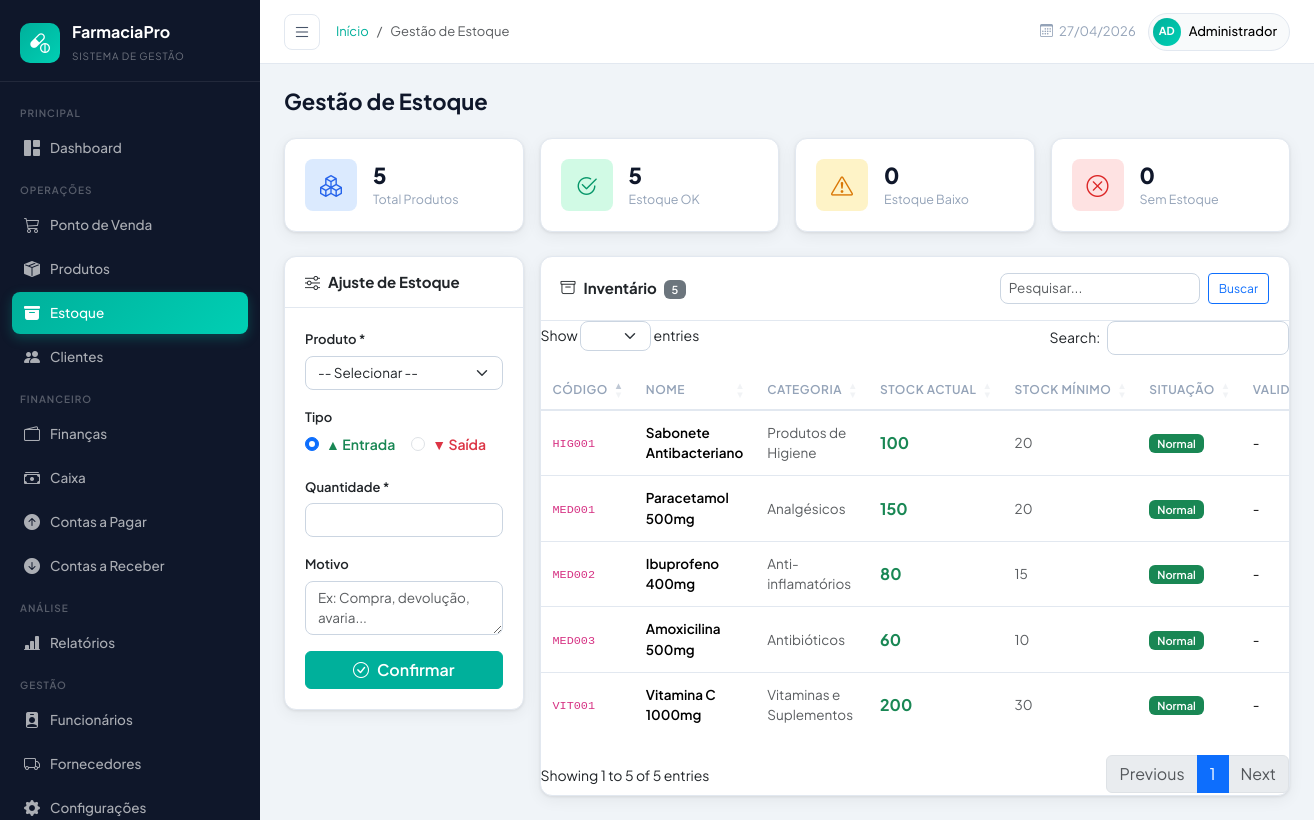
/estoque.php (signed in), run on the app's committed database.
### tables this page shows
CREATE TABLE produtos (
    id INT AUTO_INCREMENT PRIMARY KEY,
    codigo VARCHAR(50) UNIQUE NOT NULL,
    nome VARCHAR(200) NOT NULL,
    descricao TEXT,
    categoria_id INT,
    fornecedor_id INT,
    preco_custo DECIMAL(10,2) DEFAULT 0.00,
    preco_venda DECIMAL(10,2) NOT NULL,
    estoque_atual INT DEFAULT 0,
    estoque_minimo INT DEFAULT 10,
    validade DATE,
    lote VARCHAR(50),
    requer_receita TINYINT(1) DEFAULT 0,
    ativo TINYINT(1) DEFAULT 1,
    criado_em TIMESTAMP DEFAULT CURRENT_TIMESTAMP,
    FOREIGN KEY (categoria_id) REFERENCES categorias(id),
    FOREIGN KEY (fornecedor_id) REFERENCES fornecedores(id)
);

CREATE TABLE categorias (
    id INT AUTO_INCREMENT PRIMARY KEY,
    nome VARCHAR(100) NOT NULL,
    descricao TEXT,
    criado_em TIMESTAMP DEFAULT CURRENT_TIMESTAMP
);

### auth.php (called while the page is built, shortened)
<?php
require_once __DIR__ . '/config.php';
function currentUser(): array {
    return [
        'id'     => $_SESSION['user_id'] ?? 0,
        'nome'   => $_SESSION['user_nome'] ?? '',
        'email'  => $_SESSION['user_email'] ?? '',
        'perfil' => $_SESSION['user_perfil'] ?? '',
        'foto'   => $_SESSION['user_foto'] ?? null,
    ];
}
function hasPermission(string $permission): bool {
    $perfil = $_SESSION['user_perfil'] ?? '';
    $permissions = [
        'admin'         => ['dashboard','produtos','vendas','clientes','financas','relatorios','estoque','funcionarios','configuracoes'],
        'farmaceutico'  => ['dashboard','produtos','vendas','clientes','estoque'],
        'atendente'     => ['dashboard','vendas','clientes'],
        'financeiro'    => ['dashboard','financas','relatorios'],
    ];
    return in_array($permission, $permissions[$perfil] ?? []);
}

### config.php (called while the page is built, shortened)
<?php
class Database {
    private static $instance = null;
    private $conn;
    private function __construct() {
        try {
            $dsn = "mysql:host=" . DB_HOST . ";port=" . DB_PORT . ";dbname=" . DB_NAME . ";charset=utf8mb4";
            $this->conn = new PDO($dsn, DB_USER, DB_PASS, [
                PDO::ATTR_ERRMODE            => PDO::ERRMODE_EXCEPTION,
                PDO::ATTR_DEFAULT_FETCH_MODE => PDO::FETCH_ASSOC,
                PDO::ATTR_EMULATE_PREPARES   => false,
            ]);
        } catch (PDOException $e) {
            die(json_encode(['error' => 'Erro de conexão: ' . $e->getMessage()]));
        }
    }
    public static function getInstance(): self {
        if (self::$instance === null) {
            self::$instance = new self();
        }
        return self::$instance;
    }
    public function query(string $sql, array $params = []): PDOStatement {
        $stmt = $this->conn->prepare($sql);
        $stmt->execute($params);
        return $stmt;
    }
    public function fetchAll(string $sql, array $params = []): array {
        return $this->query($sql, $params)->fetchAll();
    }
    public function fetch(string $sql, array $params = []): ?array {
        $result = $this->query($sql, $params)->fetch();
        return $result ?: null;
    }
}
function db(): Database {
    return Database::getInstance();
}
function sanitize(string $str): string {
    return htmlspecialchars(strip_tags(trim($str)), ENT_QUOTES, 'UTF-8');
}

### estoque.php (the view, shortened to what this page needs)
<?php
$page_title = 'Gestão de Estoque';
require_once __DIR__ . '/header.php';
$search   = sanitize($_GET['q'] ?? '');
$where_parts = ["p.ativo=1"];
$params = [];
$where = "WHERE " . implode(" AND ", $where_parts);
$produtos  = db()->fetchAll("SELECT p.*, c.nome cat_nome FROM produtos p LEFT JOIN categorias c ON c.id=p.categoria_id $where ORDER BY p.nome", $params);
$stats = db()->fetch("SELECT
    COUNT(*) total,
    SUM(CASE WHEN estoque_atual=0 THEN 1 ELSE 0 END) zerado,
    SUM(CASE WHEN estoque_atual>0 AND estoque_atual<=estoque_minimo THEN 1 ELSE 0 END) baixo,
    SUM(CASE WHEN estoque_atual>estoque_minimo THEN 1 ELSE 0 END) ok
    FROM produtos WHERE ativo=1");
?>
<div class="row g-3 mb-4">
    <div class="col-sm-3">
        <a href="?filter=all" class="stat-card text-decoration-none">
            <div class="stat-icon blue"><i class="bi bi-boxes"></i></div>
            <div class="stat-info"><span class="stat-value"><?= $stats['total'] ?></span><div class="stat-label">Total Produtos</div></div>
        </a>
    </div>
    <div class="col-sm-3">
        <a href="?filter=ok" class="stat-card text-decoration-none">
            <div class="stat-icon green"><i class="bi bi-check2-circle"></i></div>
            <div class="stat-info"><span class="stat-value"><?= $stats['ok'] ?></span><div class="stat-label">Estoque OK</div></div>
        </a>
    </div>
    <div class="col-sm-3">
        <a href="?filter=baixo" class="stat-card text-decoration-none">
            <div class="stat-icon orange"><i class="bi bi-exclamation-triangle"></i></div>
            <div class="stat-info"><span class="stat-value"><?= $stats['baixo'] ?></span><div class="stat-label">Estoque Baixo</div></div>
        </a>
    </div>
    <div class="col-sm-3">
        <a href="?filter=zerado" class="stat-card text-decoration-none">
            <div class="stat-icon red"><i class="bi bi-x-circle"></i></div>
            <div class="stat-info"><span class="stat-value"><?= $stats['zerado'] ?></span><div class="stat-label">Sem Estoque</div></div>
        </a>
    </div>
</div>
<div class="row g-3">
    <div class="col-lg-3">
        <div class="card">
            <div class="card-header"><h5 class="card-title"><i class="bi bi-sliders me-2"></i>Ajuste de Estoque</h5></div>
            <div class="card-body">
                <form method="POST">
                    <div class="mb-3">
                        <label class="form-label">Produto *</label>
                        <select name="produto_id" class="form-select" required>
                            <option value="">-- Selecionar --</option>
                        </select>
                    </div>
                    <div class="mb-3">
                        <label class="form-label">Tipo</label>
                        <div class="d-flex gap-3">
                            <div class="form-check">
                                <input class="form-check-input" type="radio" name="tipo" value="entrada" id="t-entrada" checked>
                                <label class="form-check-label text-success fw-semibold" for="t-entrada">▲ Entrada</label>
                            </div>
                            <div class="form-check">
                                <input class="form-check-input" type="radio" name="tipo" value="saida" id="t-saida">
                                <label class="form-check-label text-danger fw-semibold" for="t-saida">▼ Saída</label>
                            </div>
                        </div>
                    </div>
                    <div class="mb-3">
                        <label class="form-label">Quantidade *</label>
                        <input type="number" name="quantidade" min="1" class="form-control" required>
                    </div>
                    <div class="mb-3">
                        <label class="form-label">Motivo</label>
                        <textarea name="observacoes" class="form-control" rows="2" placeholder="Ex: Compra, devolução, avaria..."></textarea>
                    </div>
                    <button type="submit" class="btn btn-primary w-100"><i class="bi bi-check-circle me-2"></i>Confirmar</button>
                </form>
            </div>
        </div>
    </div>
    <div class="col-lg-9">
        <div class="card">
            <div class="card-header">
                <h5 class="card-title">
                    <i class="bi bi-archive me-2"></i>Inventário
                    <span class="badge bg-secondary ms-1"><?= count($produtos) ?></span>
                </h5>
                <form class="d-flex gap-2">
                    <input type="text" name="q" class="form-control form-control-sm" placeholder="Pesquisar..." value="<?= htmlspecialchars($search) ?>" style="width:200px">
                    <button class="btn btn-sm btn-outline-primary">Buscar</button>
                </form>
            </div>
            <div class="card-body p-0">
                <div class="table-responsive">
                    <table class="table datatable mb-0">
                        <thead><tr>
                            <th>Código</th><th>Nome</th><th>Categoria</th><th>Stock Actual</th><th>Stock Mínimo</th><th>Situação</th><th>Validade</th><th>P. Custo</th><th>P. Venda</th>
                        </tr></thead>
                        <tbody>
                        <?php foreach ($produtos as $p):
                            if ($p['estoque_atual'] == 0) { $sit = ['Esgotado','danger']; }
                            elseif ($p['estoque_atual'] <= $p['estoque_minimo']) { $sit = ['Baixo','warning']; }
                            else { $sit = ['Normal','success']; }
                            $exp = $p['validade'] && $p['validade'] < date('Y-m-d');
                        ?>
                        <tr>
                            <td><code><?= htmlspecialchars($p['codigo']) ?></code></td>
                            <td class="fw-semibold"><?= htmlspecialchars($p['nome']) ?></td>
                            <td class="text-muted"><?= htmlspecialchars($p['cat_nome'] ?? '-') ?></td>
                            <td>
                                <span class="fw-bold fs-6 <?= $sit[1] === 'danger' ? 'text-danger' : ($sit[1]==='warning' ? 'text-warning' : 'text-success') ?>">
                                    <?= $p['estoque_atual'] ?>
                                </span>
                            </td>
                            <td class="text-muted"><?= $p['estoque_minimo'] ?></td>
                            <td><span class="badge bg-<?= $sit[1] ?>"><?= $sit[0] ?></span></td>
                            <td class="<?= $exp ? 'text-danger fw-semibold' : '' ?>">
                                <?= $p['validade'] ? date('d/m/Y', strtotime($p['validade'])) . ($exp ? ' ⚠️' : '') : '-' ?>
                            </td>
                        </tr>
                        <?php endforeach; ?>
                        </tbody>
                    </table>
                </div>
            </div>
        </div>
    </div>
</div>
<?php require_once __DIR__ . '/footer.php'; ?>

### header.php (shortened to what this page needs)
<?php
require_once dirname(__DIR__) . '/includes/auth.php';
$user = currentUser();
$page_title = $page_title ?? 'Dashboard';
?>
<!DOCTYPE html>
<html lang="pt-AO">
<head>
    <link href="https://cdn.jsdelivr.net/npm/bootstrap@5.3.2/dist/css/bootstrap.min.css" rel="stylesheet">
    <link href="https://cdn.jsdelivr.net/npm/bootstrap-icons@1.11.3/font/bootstrap-icons.css" rel="stylesheet">
    <link href="https://cdn.datatables.net/1.13.7/css/dataTables.bootstrap5.min.css" rel="stylesheet">
    <link href="<?= APP_URL ?>/assets/css/main.css" rel="stylesheet">
</head>
<body>
<div class="sidebar" id="sidebar">
    <div class="sidebar-brand">
        <div class="brand-icon">
            <i class="bi bi-capsule-pill"></i>
        </div>
        <div class="brand-text">
            <span class="brand-name"><?= APP_NAME ?></span>
            <span class="brand-tagline">Sistema de Gestão</span>
        </div>
    </div>
    <nav class="sidebar-nav">
        <div class="nav-section-label">Principal</div>
        <a href="<?= APP_URL ?>/admin/dashboard.php" class="nav-item <?= basename($_SERVER['PHP_SELF']) == 'dashboard.php' ? 'active' : '' ?>">
            <i class="bi bi-grid-1x2-fill"></i><span>Dashboard</span>
        </a>
        <?php if (hasPermission('vendas')): ?>
        <div class="nav-section-label">Operações</div>
        <a href="<?= APP_URL ?>/admin/vendas.php" class="nav-item <?= basename($_SERVER['PHP_SELF']) == 'vendas.php' ? 'active' : '' ?>">
            <i class="bi bi-cart3"></i><span>Ponto de Venda</span>
        </a>
        <?php endif; ?>
        <?php if (hasPermission('produtos')): ?>
        <a href="<?= APP_URL ?>/admin/produtos.php" class="nav-item <?= basename($_SERVER['PHP_SELF']) == 'produtos.php' ? 'active' : '' ?>">
            <i class="bi bi-box-seam-fill"></i><span>Produtos</span>
        </a>
        <?php endif; ?>
        <?php if (hasPermission('estoque')): ?>
        <a href="<?= APP_URL ?>/admin/estoque.php" class="nav-item <?= basename($_SERVER['PHP_SELF']) == 'estoque.php' ? 'active' : '' ?>">
            <i class="bi bi-archive-fill"></i><span>Estoque</span>
        </a>
        <?php endif; ?>
        <?php if (hasPermission('clientes')): ?>
        <a href="<?= APP_URL ?>/admin/clientes.php" class="nav-item <?= basename($_SERVER['PHP_SELF']) == 'clientes.php' ? 'active' : '' ?>">
            <i class="bi bi-people-fill"></i><span>Clientes</span>
        </a>
        <?php endif; ?>
        <?php if (hasPermission('financas')): ?>
        <div class="nav-section-label">Financeiro</div>
        <a href="<?= APP_URL ?>/admin/financas.php" class="nav-item <?= basename($_SERVER['PHP_SELF']) == 'financas.php' ? 'active' : '' ?>">
            <i class="bi bi-wallet2"></i><span>Finanças</span>
        </a>
        <a href="<?= APP_URL ?>/admin/caixa.php" class="nav-item <?= basename($_SERVER['PHP_SELF']) == 'caixa.php' ? 'active' : '' ?>">
            <i class="bi bi-cash-stack"></i><span>Caixa</span>
        </a>
        <a href="<?= APP_URL ?>/admin/contas_pagar.php" class="nav-item <?= basename($_SERVER['PHP_SELF']) == 'contas_pagar.php' ? 'active' : '' ?>">
            <i class="bi bi-arrow-up-circle-fill"></i><span>Contas a Pagar</span>
        </a>
        <a href="<?= APP_URL ?>/admin/contas_receber.php" class="nav-item <?= basename($_SERVER['PHP_SELF']) == 'contas_receber.php' ? 'active' : '' ?>">
            <i class="bi bi-arrow-down-circle-fill"></i><span>Contas a Receber</span>
        </a>
        <?php endif; ?>
        <?php if (hasPermission('relatorios')): ?>
        <div class="nav-section-label">Análise</div>
        <a href="<?= APP_URL ?>/admin/relatorios.php" class="nav-item <?= basename($_SERVER['PHP_SELF']) == 'relatorios.php' ? 'active' : '' ?>">
            <i class="bi bi-bar-chart-line-fill"></i><span>Relatórios</span>
        </a>
        <?php endif; ?>
        <?php if (hasPermission('funcionarios')): ?>
        <div class="nav-section-label">Gestão</div>
        <a href="<?= APP_URL ?>/admin/funcionarios.php" class="nav-item <?= basename($_SERVER['PHP_SELF']) == 'funcionarios.php' ? 'active' : '' ?>">
            <i class="bi bi-person-badge-fill"></i><span>Funcionários</span>
        </a>
        <a href="<?= APP_URL ?>/admin/fornecedores.php" class="nav-item <?= basename($_SERVER['PHP_SELF']) == 'fornecedores.php' ? 'active' : '' ?>">
            <i class="bi bi-truck"></i><span>Fornecedores</span>
        </a>
        <?php endif; ?>
        <?php if ($user['perfil'] === 'admin'): ?>
        <a href="<?= APP_URL ?>/admin/configuracoes.php" class="nav-item <?= basename($_SERVER['PHP_SELF']) == 'configuracoes.php' ? 'active' : '' ?>">
            <i class="bi bi-gear-fill"></i><span>Configurações</span>
        </a>
        <?php endif; ?>
    </nav>
</div>
<div class="main-content" id="main-content">
    <header class="top-header">
        <div class="header-left">
            <button class="sidebar-toggle" id="sidebarToggle">
                <i class="bi bi-list"></i>
            </button>
            <nav aria-label="breadcrumb">
                <ol class="breadcrumb mb-0">
                    <li class="breadcrumb-item"><a href="<?= APP_URL ?>/admin/dashboard.php">Início</a></li>
                    <li class="breadcrumb-item active"><?= $page_title ?></li>
                </ol>
            </nav>
        </div>
        <div class="header-right">
            <div class="header-date">
                <i class="bi bi-calendar3"></i>
                <span><?= date('d/m/Y') ?></span>
            </div>
            <div class="dropdown">
                <button class="btn-header-user dropdown-toggle" data-bs-toggle="dropdown">
                    <div class="user-avatar-sm"><?= strtoupper(substr($user['nome'], 0, 2)) ?></div>
                    <span><?= explode(' ', $user['nome'])[0] ?></span>
                </button>
            </div>
        </div>
    </header>
    <main class="page-content">
        <div class="page-header">
            <h1 class="page-title"><?= $page_title ?></h1>
        </div>

### footer.php (shortened to what this page needs)
    </main>
</div>
</body>
</html>

### data on the page
produtos: codigo "MED003", nome "Amoxicilina 500mg", categoria.nome "Antibióticos", estoque_atual "60", estoque_minimo "10", sit "Normal"
produtos: codigo "MED002", nome "Ibuprofeno 400mg", categoria.nome "Anti-inflamatórios", estoque_atual "80", estoque_minimo "15", sit "Normal"
produtos: codigo "MED001", nome "Paracetamol 500mg", categoria.nome "Analgésicos", estoque_atual "150", estoque_minimo "20", sit "Normal"
produtos: codigo "HIG001", nome "Sabonete Antibacteriano", categoria.nome "Produtos de Higiene", estoque_atual "100", estoque_minimo "20", sit "Normal"
produtos: codigo "VIT001", nome "Vitamina C 1000mg", categoria.nome "Vitaminas e Suplementos", estoque_atual "200", estoque_minimo "30", sit "Normal"

### other printed values
APP_NAME "FarmaciaPro"
$page_title "Gestão de Estoque"
substr($user['nome'], 0, 2) "AD"
explode(' ', $user['nome'])[0] "Administrador"
$stats['total'] "5"
$stats['ok'] "5"
$stats['baixo'] "0"
$stats['zerado'] "0"
count($produtos) "5"
